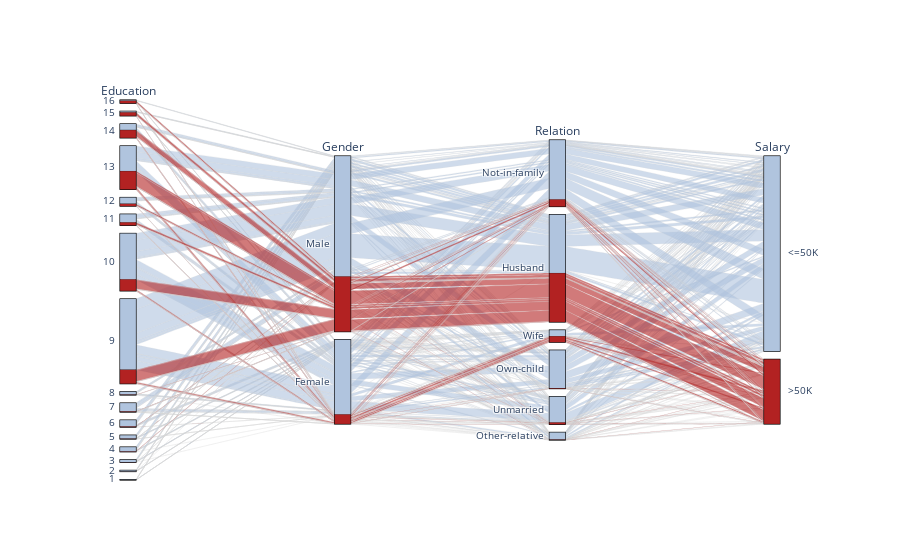

Source (notebook cell):
### Code cell
import plotly.graph_objects as go
import pandas as pd

education_dim = go.parcats.Dimension(
    values=train_df["education-num"],
    categoryorder='category descending', label="Education"
)

race_dim = go.parcats.Dimension(values=train_df.race, label="Race")

relationship_dim = go.parcats.Dimension(values=train_df.relationship, label="Relation")

gender_dim = go.parcats.Dimension(values=train_df.sex, label="Gender")

label_dim = go.parcats.Dimension(
    values=train_df.label, categoryarray=[0, 1], label="Salary",
    ticktext=[' <=50K', ' >50K'])

color = train_df.label;
colorscale = [[0, 'lightsteelblue'], [1, 'firebrick']];

fig = go.Figure(data = [go.Parcats(dimensions=[education_dim, gender_dim, relationship_dim, label_dim],
               line={'color': color, 'colorscale': colorscale})])

fig.show()

### Figure 1 — Plotly figure (JSON) as saved in the notebook; plotly's stock layout.template omitted (floating-point values rounded to 4 significant figures; data arrays with more than 128 entries replaced by an {"elided": "..."} marker saying what was removed)
{"data": [{"dimensions": [{"categoryorder": "category descending", "label": "Education", "values": {"elided": "30161 int values"}}, {"label": "Gender", "values": {"elided": "30161 str values"}}, {"label": "Relation", "values": {"elided": "30161 str values"}}, {"categoryarray": [0, 1], "label": "Salary", "ticktext": [" <=50K", " >50K"], "values": {"elided": "30161 int values"}}], "line": {"color": {"elided": "30161 int values"}, "colorscale": [[0, "lightsteelblue"], [1, "firebrick"]]}, "type": "parcats"}], "layout": {}}
